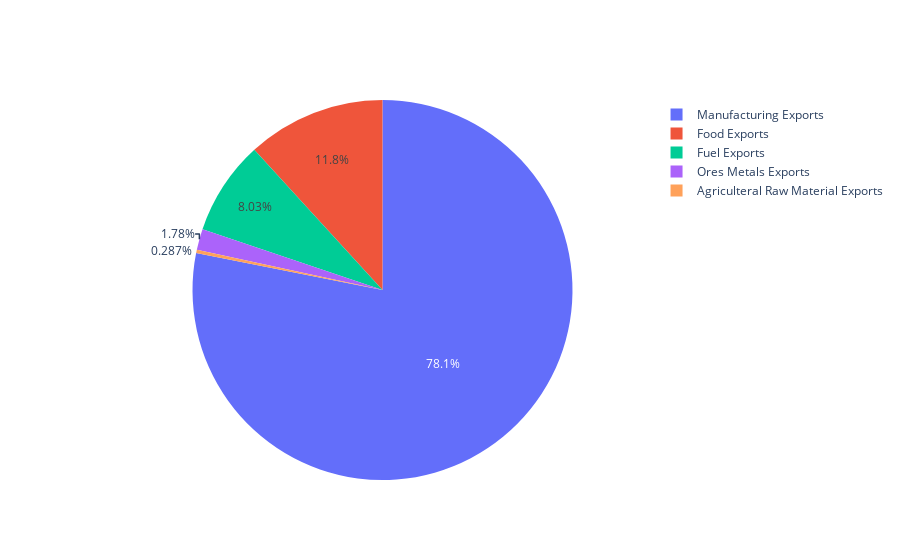

This figure's notebook cell:
### Code cell
df_2020_ex = df[df['date'].dt.strftime('%Y') == '2022']
labels_ex = ['Agriculteral Raw Material Exports','Food Exports','Fuel Exports','Manufacturing Exports','Ores Metals Exports']
values_ex = [df_2020_ex['Agri_raw_materials_exports'].iloc[0], df_2020_ex['Food_exports'].iloc[0], df_2020_ex['Fuel_exports'].iloc[0], df_2020_ex['Manufacturing_exports'].iloc[0],df_2020_ex['Ores_metal_exports'].iloc[0]]
fig = go.Figure(data=[go.Pie(labels=labels_ex, values=values_ex)])
fig.show()

### Figure 1 — Plotly figure (JSON) as saved in the notebook; plotly's stock layout.template omitted (floating-point values rounded to 4 significant figures)
{"data": [{"labels": ["Agriculteral Raw Material Exports", "Food Exports", "Fuel Exports", "Manufacturing Exports", "Ores Metals Exports"], "type": "pie", "values": [0.2868, 11.79, 8.027, 78.1, 1.776]}], "layout": {}}
